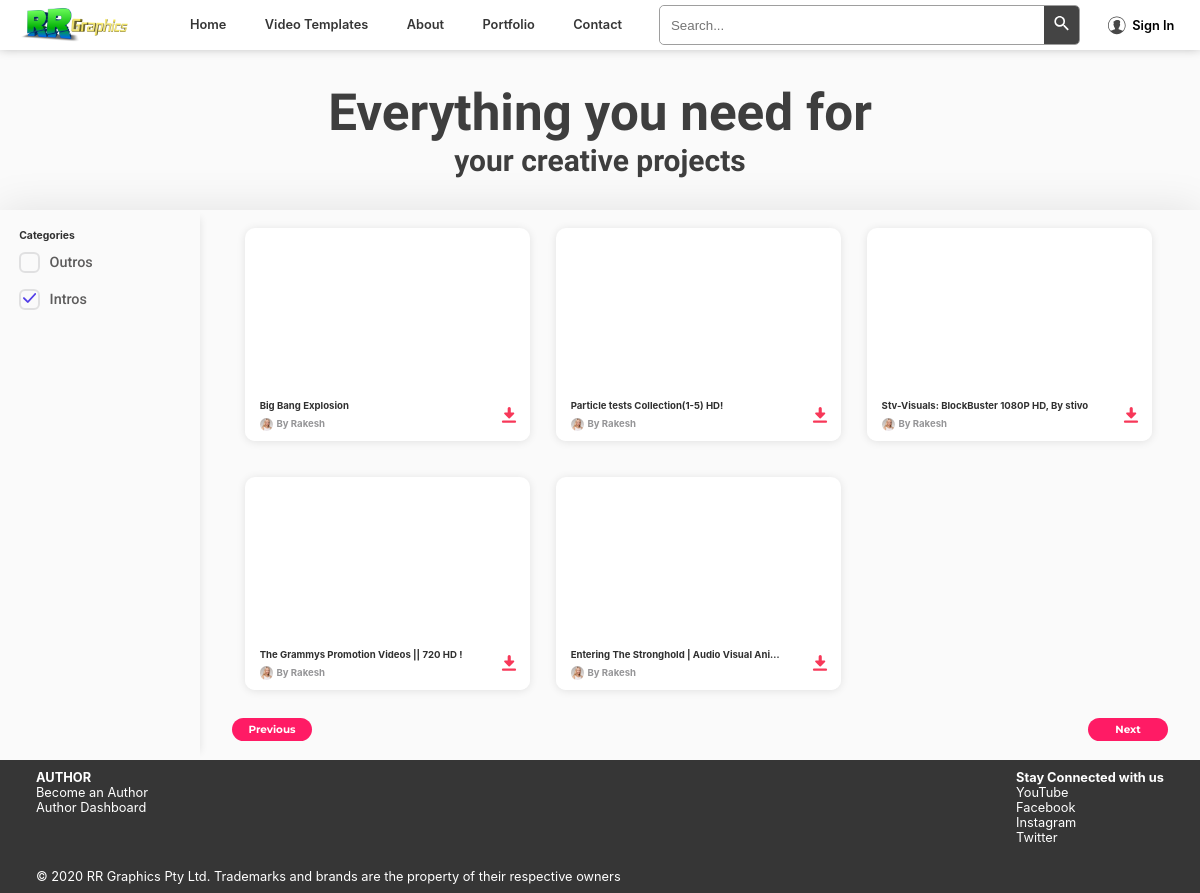
Page /videotemplates/category/intros on the committed database.
### products/models.py (models this page shows, shortened)
class Product(models.Model):
    product_id = models.AutoField(primary_key=True)
    product_title = models.CharField(max_length=100)
    product_user = models.ForeignKey(User, on_delete=models.CASCADE)
    product_description = models.TextField()
    publish_date = models.DateTimeField(auto_now_add=True, blank=True)
    last_update_date = models.DateTimeField(auto_now_add=True, blank=True, null=True)
    video_id = models.CharField(max_length=11)
    product_category = models.CharField(max_length=100)
    product_subcategory = models.CharField(max_length=100)
    download_link = models.TextField()
    product_views = models.IntegerField(default=0)

### home/models.py (models this page shows, shortened)
class Profile(models.Model):
    user = models.OneToOneField(User, on_delete=models.CASCADE)
    profile_image = models.ImageField(upload_to='images/profiles', default="")
    banner_image = models.ImageField(upload_to='images/banners', default="")
    last_update_date = models.DateTimeField(auto_now_add=True, blank=True, null=True)

### products/views.py (the view)
# urls.py: path('category/<str:product_category>', views.productsCategory, name='productsCategory'),
def productsCategory(request, product_category):
    all_Products= Product.objects.all()
    product_categories = set()
    for product in all_Products:
        product_categories.add(product.product_category)
    product = Product.objects.filter(product_category=product_category).order_by('-publish_date')
    page = request.GET.get('page')
    products_no = 12
    if page is None:
        page_no = 1
    else:
        page_no = int(page)
    length = len(product)
    product_to_show = product[(page_no-1)*products_no : page_no*products_no]
    if page_no>1:
        prev = page_no-1
    else:
        prev = None
    if page_no<math.ceil(length/products_no):
        nxt = page_no+1
    else:
        nxt = None
    context = {'category_products': product_to_show, 'title': product_category, 'prev': prev, 'nxt': nxt, 'all_categories': product_categories}
    return render(request, 'products/productsCategory.html', context)

### templates/products/productsCategory.html (shortened to what this page needs)
{% extends 'base.html' %}
{% block css %}
<link rel="stylesheet" href="/static/css/productsHome.css">
{% endblock css %}
{% block bodyContent %}
<header>
    <div class="headings">
        <h1>Everything you need for</h1>
        <h3>your creative projects</h3>
    </div>
</header>
<section id="productsContainer">
    <section id="filter">
        <div class="filterContent">
            <h6>Categories</h6>
            <ul>
                {% for category in all_categories %}
                <li><a href="/videotemplates/category/{{category}}">
                        {% if category == title %}
                        <div class="filterCheckbox">
                            <svg tabindex="" xmlns="http://www.w3.org/2000/svg" viewBox="0 0 6.8 5.2" role="img"
                                aria-label="Tick">
                                <path
                                    d="M6.7.8L2.9 5c-.1.1-.3.2-.4.2-.1 0-.3-.1-.4-.2l-2-2c-.1-.2-.1-.5 0-.7s.5-.2.7 0L2.5 4 6 .2c.2-.2.5-.2.7 0 .2.1.2.4 0 .6z">
                                </path>
                            </svg>
                        </div>
                        {% else %}
                        <div class="filterCheckbox"></div>
                        {% endif %}
                        <div class="filterText">
                            {{category}}
                        </div>
                    </a>
                </li>
                {% endfor %}
            </ul>
        </div>
    </section>
    <section id="products">
        <div id="container">
            <ul class="prContainer">
                {% for product in category_products %}
                <li class="prList">
                    <div class="cards">
                        <a title="{{product.product_title}}" href="/videotemplates/{{product.video_id}}" class="prLink"></a>
                        <div class="prVideo">
                            <div class="videoPlayer">
                                <iframe class="video" src="https://www.youtube.com/embed/{{product.video_id}}"
                                    frameborder="0"></iframe>
                            </div>
                        </div>
                        <div class="prInfo">
                            <div class="prText">
                                <div class="prTitle">
                                    <span>{{product.product_title}}</span>
                                </div>
                                <div class="prAuthor">
                                    <div class="productUserImage">
                                        <img src="/media/{{ product.product_user.profile.profile_image }}" alt="{{product.product_user.first_name}}">
                                    </div>
                                    By&nbsp;
                                    <a href="/portfolio">
                                        {{product.product_user.first_name}}
                                    </a>
                                </div>
                            </div>
                            <div class="prDownload">
                                {% if user.is_authenticated %}
                                <a href="/videotemplates/{{product.video_id}}">
                                    <button id="button{{product.video_id}}" class="prDownloadButton" type="button">
                                        <svg tabindex="" xmlns="http://www.w3.org/2000/svg" viewBox="0 0 32 36"
                                            role="img" aria-label="Download">
                                            <path
                                                d="M29.5 30.43h-27a2.5 2.5 0 0 0 0 5h27a2.5 2.5 0 0 0 0-5zM5.24 13.6a2 2 0 0 0-.08.26v.12a2 2 0 0 0 0 .39v.09a2 2 0 0 0 0 .29v.16a2 2 0 0 0 .07.21c0 .06.06.11.09.17a1.93 1.93 0 0 0 .09.17 2 2 0 0 0 .16.2l.08.1 9.42 9.56.17.14.13.1.22.12.12.06.27.08h.11a2 2 0 0 0 .76 0h.1l.27-.08.12-.06.22-.12.13-.1.18-.14 9.42-9.56.08-.1a2 2 0 0 0 .16-.2 1.93 1.93 0 0 0 .09-.17c0-.06.06-.11.09-.17a2 2 0 0 0 .07-.21v-.16a2 2 0 0 0 0-.29v-.09a2 2 0 0 0 0-.39v-.12a2 2 0 0 0-.08-.26c0-.06-.06-.12-.09-.17s-.06-.12-.09-.17a2 2 0 0 0-.25-.3l-.1-.08a2 2 0 0 0-.2-.16l-.17-.09-.17-.09-.21-.06H20V3.5a3.5 3.5 0 0 0-7 0v8.87H6.55l-.21.06-.17.09-.17.19a2 2 0 0 0-.2.16l-.1.08a2 2 0 0 0-.25.3c0 .05-.06.11-.09.17s-.1.12-.12.18z">
                                            </path>
                                        </svg>
                                    </button>
                                </a>
                                <span id="dropup{{product.video_id}}" class="prDownloadDropupAuth">
                                    Download
                                </span>
                                {% else %}
                                <a href="/signin">
                                    <button id="button{{product.video_id}}" class="prDownloadButton" type="button">
                                    </button>
                                </a>
                                {% endif %}
                            </div>
                        </div>
                    </div>
                </li>
                {% endfor %}
            </ul>
        </div>
        <div id="pagination">
            {% if prev %}
            <a href="/videotemplates/category/?page={{prev}}" class="paginationButtons">Previous</a>
            {% else %}
            <a href="#" class="paginationButtons">Previous</a>
            {% endif %}
            {% if nxt %}
            <a href="/videotemplates/category/?page={{nxt}}" class="paginationButtons">Next</a>
            {% else %}
            <a href="#" class="paginationButtons">Next</a>
            {% endif %}
        </div>
    </section>
</section>
{% endblock bodyContent %}

### static/css/base.css (style rules this page uses)
:root { --linkMark_color: #523ee8; --success_color: #63fd63; --button_color: #f73859; --buttonHover_color: #9c2337; --primaryHover_color: #e8e8e8; --heading_color: #3e3e3e; --label_color: #5d5c5c; --secondary_shadowColor: #02fff0c4; --buttonHover_transition: all .2s ease-in-out; --cardHover_transition: translate .18s,box-shadow .18s; --background_1: white; --background_2: #fafafa; --font_Montserrat: Montserrat,-apple-system,BlinkMacSystemFont,Segoe UI,Fira Sans,Helvetica Neue,Arial,sans-serif; --font_Archivo: 'Archivo Black',-apple-system,BlinkMacSystemFont,Segoe UI,Fira Sans,Helvetica Neue,Arial,sans-serif; --font_Roboto: 'Roboto',-apple-system,BlinkMacSystemFont,Segoe UI,Fira Sans,Helvetica Neue,Arial,sans-serif; --font_Nunito: 'Nunito',-apple-system,BlinkMacSystemFont,Segoe UI,Fira Sans,Helvetica Neue,Arial,sans-serif; }
* { margin: 0; padding: 0; box-sizing: border-box; }
html { font-size: 62.5%; scroll-behavior: smooth; }
body { text-rendering: optimizeLegibility; font-family: -apple-system,BlinkMacSystemFont,Segoe UI,Fira Sans,Helvetica Neue,Arial,sans-serif; font-size: 1.6rem; font-weight: 400; font-style: inherit; letter-spacing: 0; color: #303030; -moz-osx-font-smoothing: grayscale; -webkit-font-smoothing: antialiased; }
body a { text-decoration: none; color: black; }
body ul { list-style: none; }
.prContainer { display: flex; flex-wrap: wrap; flex-grow: 1; justify-content: space-between; align-items: stretch; padding: 0; margin: 0 17rem; }
.prList { margin-top: 0; flex-basis: 30.38686%; margin: 1.91971% 0; min-width: 0; }
.cards { box-shadow: 0 1px 8px rgba(0,0,0,.1); position: relative; display: flex; flex-direction: column; height: 100%; border-radius: 10px; background: #fff; text-align: left; transition: var(--cardHover_transition); transform: translateY(0); }
.prLink { position: absolute; top: 0; bottom: 0; left: 0; right: 0; background-color: transparent; }
.prVideo { flex-grow: 1; border-radius: 10px 10px 0 0; position: relative; font-size: 0; line-height: 0; overflow: hidden; width: 100%; }
.prVideo::before { content: ""; display: block; padding-top: 56.25%; }
.videoPlayer { position: absolute; top: 0; right: 0; bottom: 0; left: 0; }
.videoPlayer iframe { position: absolute; min-width: 100%; height: 100%; top: 50%; left: 50%; transform: translate(-50%,-50%); display: inline-block; object-fit: contain; }
.prInfo { padding: 1.5rem 1.6rem 1.2rem 1.8rem; width: inherit; background-color: #fff; border-bottom-left-radius: 10px; border-bottom-right-radius: 10px; transition: opacity .15s ease-in-out; display: flex; flex-direction: row; align-items: flex-start; justify-content: space-between; }
.prText { min-width: 0; flex-grow: 1; align-self: flex-start; }
.prTitle { font-style: inherit; font-size: 1.2rem; font-weight: 700; letter-spacing: 0; line-height: 1.6rem; margin: 0 0 .6rem; max-width: 95%; white-space: nowrap; text-overflow: ellipsis; overflow: hidden; }
.prAuthor { display: flex; flex-direction: row; align-items: center; font-weight: 700; color: #959597; font-style: inherit; font-size: 1.2rem; letter-spacing: 0; line-height: 1.6rem; }
.productUserImage { width: 1.7rem; height: 1.7rem; margin-right: .4rem; }
.productUserImage img { width: 100%; height: 100%; border-radius: 50%; }
.prAuthor a { position: relative; z-index: 1; font-weight: 700; color: #959597; background-color: transparent; }
.prDownload { display: inline-block; position: relative; color: #959597; cursor: pointer; line-height: 0; z-index: 1; top: 0; left: 1rem; margin-top: .6rem; }
.prDownloadButton { cursor: pointer; padding: .2rem 1rem 0; background: transparent; border: none; transition: color .15s ease-in-out; text-transform: none; overflow: visible; font: inherit; margin: 0; outline: none; }
.prDownloadButton svg { overflow: hidden; width: 2rem; height: 2rem; color: var(--button_color); fill: currentColor; }
@media screen and (max-width: 1200px) { html { font-size: 50%; } }

### rows in the picture
Product: all_categories "Outros"
Product: all_categories "Intros", product_title "Entering The Stronghold | Audio Visual Ani…", product_user.profile.profile_image (placeholder picture), product_user.first_name "Rakesh"
Product: product_title "Big Bang Explosion", product_user.profile.profile_image (placeholder picture), product_user.first_name "Rakesh"
Product: product_title "Particle tests Collection(1-5) HD!", product_user.profile.profile_image (placeholder picture), product_user.first_name "Rakesh"
Product: product_title "Stv-Visuals: BlockBuster 1080P HD, By stivo", product_user.profile.profile_image (placeholder picture), product_user.first_name "Rakesh"
Product: product_title "The Grammys Promotion Videos || 720 HD !", product_user.profile.profile_image (placeholder picture), product_user.first_name "Rakesh"
